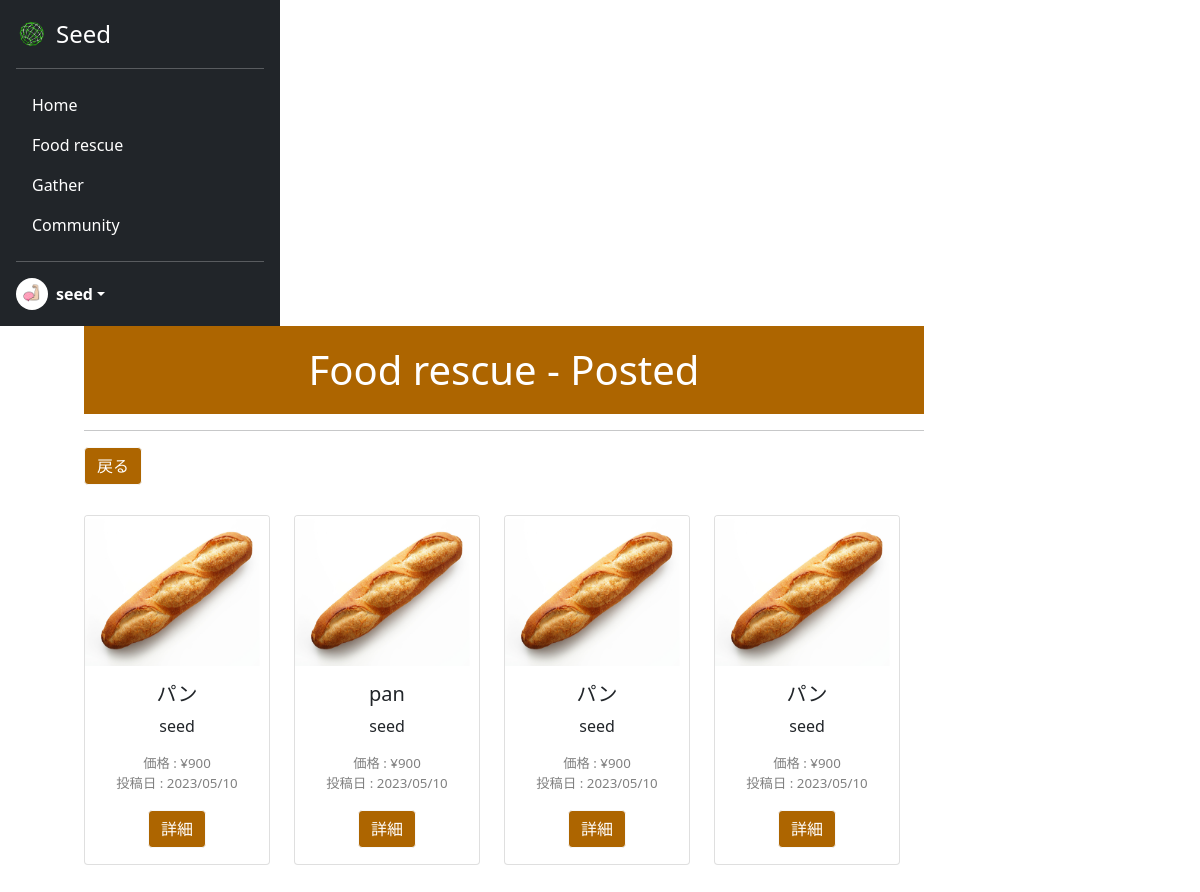
The app's page /myfood/ (signed in), older data.
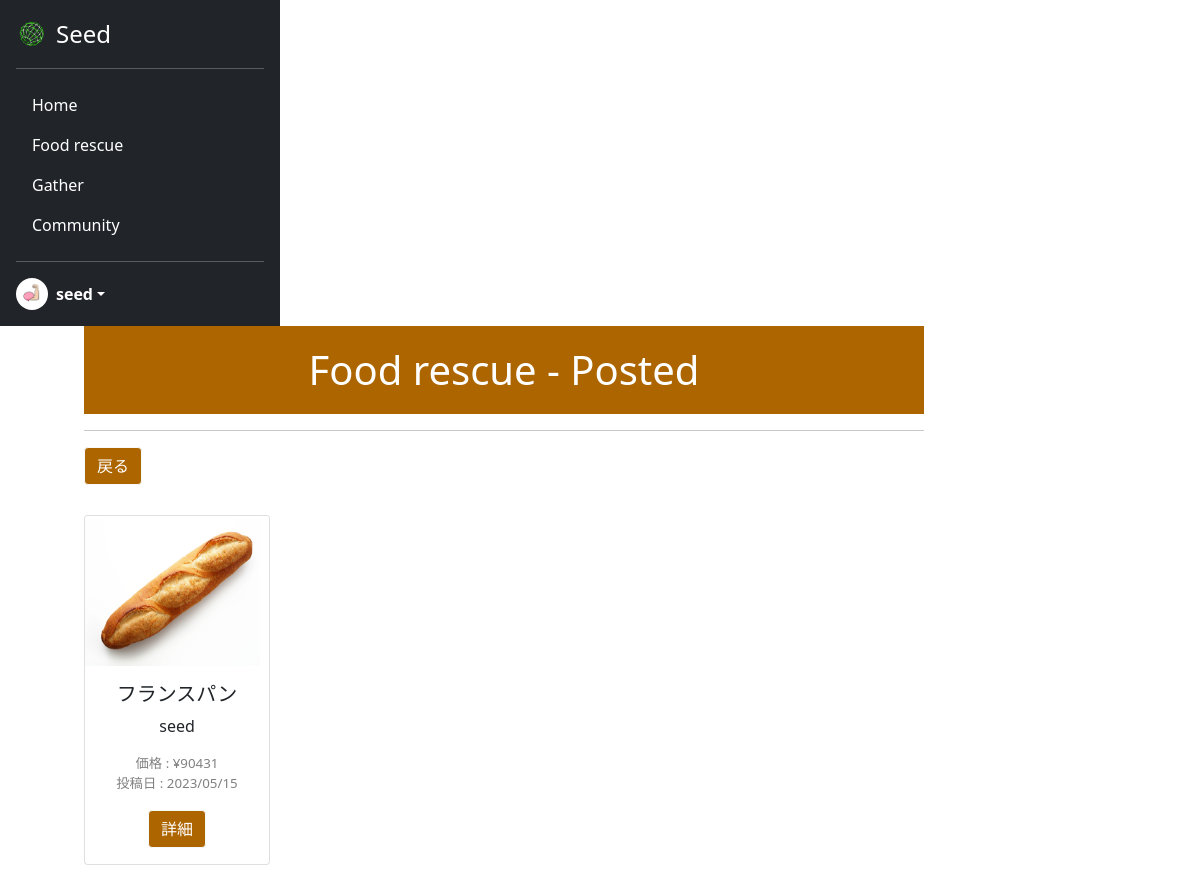
The same page, newer data.
### acount/models.py (models this page shows)
class CustomUser(AbstractUser):
    is_general = models.BooleanField(null=True ,default=True)
    is_active = models.BooleanField(null=True ,default=False)
    mission_point = models.IntegerField(null=False ,default=0)
    profile_pic = models.ImageField(upload_to='profile_pics', blank=True)

### seed/models.py (models this page shows)
class Product(models.Model):
    name = models.CharField(verbose_name="商品名", max_length=50)
    genre = models.ForeignKey(Genre, verbose_name="ジャンル", on_delete=models.CASCADE)
    price = models.IntegerField(verbose_name="価格")
    image = models.ImageField(verbose_name="商品画像", upload_to='product_img/')
    detail = models.TextField(verbose_name="詳細", max_length=300)
    company = models.ForeignKey(CustomUser, verbose_name="掲載企業", on_delete=models.CASCADE)
    create_at = models.DateTimeField(verbose_name="作成日時", auto_now_add=True)

### seed/views.py (the view)
# urls.py: path('myfood/', views.MyFoodView.as_view(), name='myfood'),
class MyFoodView(ListView):
    template_name = 'myfood.html'
    model = Product
    context_object_name = 'product_list'
    def get_queryset(self):
        return Product.objects.filter(company=self.request.user)

### seed/templates/myfood.html (shortened to what this page needs)
{% extends 'mypagebase.html' %}
{% load static %}
{% block content %}
    <div class="text-center">
        <h1 class="title" style="background-color: #ad6500; color:white;">Food  rescue - Posted</h1>
        <hr>
        <div class="text-start" style="margin-bottom:20px;">
            <a href="{% url 'seed:food_rescue' %}" class="btn btn-light" style="background-color: #ad6500; color:white;">戻る</a>
        </div>
        {% if user.is_gereral %}
            <p>企業専用ページです。</p>
        {% else %}
            {% if product_list %}
            <div class="row" style="height: 650px; width:100%; overflow-y: scroll;">
                {% for product in product_list %}
                <div class="col-3" style="margin-top:10px;">
                    <div class="card" style="width: 100%;">
                        <img src="{{product.image.url}}" class="card-img-top" alt="..." height="150px;">
                        <div class="card-body">
                            <h5 class="card-title">{{product.name}}</h5>
                            <p class="card-text">
                                {{product.company.username}}
                            </p>
                            <p class="card-text" style="color:gray; font-size:smaller;">
                                <span class="text-start">価格 : </span><span
                                    class="text-end">¥{{product.price}}</span><br>
                                <span class="text-start">投稿日 : </span><span
                                    class="text-end">{{product.create_at|date:"Y/m/d"}}</span>
                            </p>
                            <a href="{% url 'seed:fooddetail' product.pk %}?posted=posted" class="btn btn-light" style="background-color:#ad6500; color:white;">詳細</a>
                        </div>
                    </div>
                </div>
                {% endfor %}
            </div>
            {% else %}
                <h3 class="text-center">投稿されている商品はありません。</h3>
            {% endif %}
        {% endif %}
    </div>
{% endblock %}

### seed/templates/mypagebase.html (shortened to what this page needs)
{% load static %}
<!DOCTYPE html>
<html lang="ja">
<head>
    <link href="https://cdn.jsdelivr.net/npm/bootstrap@5.0.2/dist/css/bootstrap.min.css" rel="stylesheet"
>
    <link rel="stylesheet" type="text/css" href="{% static 'css/style.css' %}">
</head>
<body class="mypage">
    {% if user.is_authenticated %}
    <main style="height:100vh;">
        <div style="display: flex; flex-wrap: wrap; height:100%;">
            <div>
                <div class="d-flex flex-column p-3 text-white bg-dark h-100" style="width: 280px; height:100%;">
                    <a href="{% url 'seed:mypage' %}"
                        class="d-flex align-items-center mb-3 mb-md-0 me-md-auto text-white text-decoration-none">
                        <img class="bi me-2" src="{% static 'assets/img/top/icon.png' %}" style="height:32px">
                        <span class="fs-4">Seed</span>
                    </a>
                    <hr>
                    <ul class="nav nav-pills flex-column mb-auto">
                        <li class="nav-item my-nav">
                            <a href="{% url 'seed:mypage' %}" class="nav-link text-white" aria-current="page">
                                Home
                            </a>
                        </li>
                        <li class="nav-item my-nav">
                            <a href="{% url 'seed:food_rescue' %}" class="nav-link text-white">
                                Food rescue
                            </a>
                        </li>
                        <li class="nav-item my-nav">
                            <a href="{% url 'seed:gather' %}" class="nav-link text-white">
                                Gather
                            </a>
                        </li>
                        <li class="nav-item my-nav">
                            <a href="{% url 'seed:community' %}" class="nav-link text-white">
                                Community
                            </a>
                        </li>
                    </ul>
                    <hr>
                    <div class="dropdown">
                        <a href="#" class="d-flex align-items-center text-white text-decoration-none dropdown-toggle"
                            id="dropdownUser1" data-bs-toggle="dropdown" aria-expanded="false">
                            <img src="{{ user.profile_pic.url }}" alt="" width="32" height="32"
                                class="rounded-circle me-2">
                            <strong>{{ user.username }}</strong>
                        </a>
                    </div>
                </div>
            </div>
            <div style="width:70%; margin-left: 7%;">
                {% block content %}
                {% endblock %}
            </div>
        </div>
    </main>
    {% endif %}
</body>
</html>

### static/css/style.css (style rules this page uses)
.title { padding: 20px 0px 20px 0px; }
.card-title { width: 100%; white-space: nowrap; overflow: hidden; text-overflow: ellipsis; }

Row changes from the older to the newer data that the page shows:
removed Product: image (picture), name "パン", company.username "seed", price "900", create_at "2023/05/10"
removed Product: image (picture), name "pan", company.username "seed", price "900", create_at "2023/05/10"
removed Product: image (picture), name "パン", company.username "seed", price "900", create_at "2023/05/10"
removed Product: image (picture), name "パン", company.username "seed", price "900", create_at "2023/05/10"
added Product: image (picture), name "フランスパン", company.username "seed", price "90431", create_at "2023/05/15"
